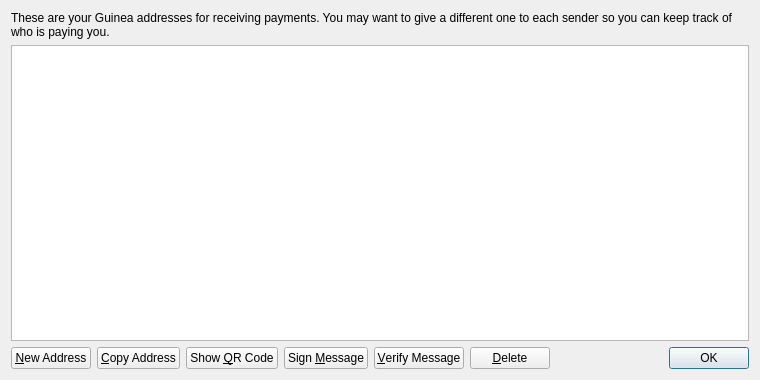
<?xml version="1.0" encoding="UTF-8"?>
<ui version="4.0">
 <class>AddressBookPage</class>
 <widget class="QWidget" name="AddressBookPage">
  <property name="geometry">
   <rect>
    <x>0</x>
    <y>0</y>
    <width>760</width>
    <height>380</height>
   </rect>
  </property>
  <property name="windowTitle">
   <string>Address Book</string>
  </property>
  <layout class="QVBoxLayout" name="verticalLayout">
   <item>
    <widget class="QLabel" name="labelExplanation">
     <property name="text">
      <string>These are your Guinea addresses for receiving payments. You may want to give a different one to each sender so you can keep track of who is paying you.</string>
     </property>
     <property name="textFormat">
      <enum>Qt::PlainText</enum>
     </property>
     <property name="wordWrap">
      <bool>true</bool>
     </property>
    </widget>
   </item>
   <item>
    <widget class="QTableView" name="tableView">
     <property name="contextMenuPolicy">
      <enum>Qt::CustomContextMenu</enum>
     </property>
     <property name="toolTip">
      <string>Double-click to edit address or label</string>
     </property>
     <property name="tabKeyNavigation">
      <bool>false</bool>
     </property>
     <property name="alternatingRowColors">
      <bool>true</bool>
     </property>
     <property name="selectionMode">
      <enum>QAbstractItemView::SingleSelection</enum>
     </property>
     <property name="selectionBehavior">
      <enum>QAbstractItemView::SelectRows</enum>
     </property>
     <property name="sortingEnabled">
      <bool>true</bool>
     </property>
     <attribute name="verticalHeaderVisible">
      <bool>false</bool>
     </attribute>
    </widget>
   </item>
   <item>
    <layout class="QHBoxLayout" name="horizontalLayout">
     <item>
      <widget class="QPushButton" name="newAddressButton">
       <property name="toolTip">
        <string>Create a new address</string>
       </property>
       <property name="text">
        <string>&amp;New Address</string>
       </property>
       <property name="icon">
        <iconset resource="../Guinea.qrc">
         <normaloff>:/icons/add</normaloff>:/icons/add</iconset>
       </property>
      </widget>
     </item>
     <item>
      <widget class="QPushButton" name="copyToClipboard">
       <property name="toolTip">
        <string>Copy the currently selected address to the system clipboard</string>
       </property>
       <property name="text">
        <string>&amp;Copy Address</string>
       </property>
       <property name="icon">
        <iconset resource="../Guinea.qrc">
         <normaloff>:/icons/editcopy</normaloff>:/icons/editcopy</iconset>
       </property>
      </widget>
     </item>
     <item>
      <widget class="QPushButton" name="showQRCode">
       <property name="text">
        <string>Show &amp;QR Code</string>
       </property>
       <property name="icon">
        <iconset resource="../Guinea.qrc">
         <normaloff>:/icons/qrcode</normaloff>:/icons/qrcode</iconset>
       </property>
      </widget>
     </item>
     <item>
      <widget class="QPushButton" name="signMessage">
       <property name="toolTip">
        <string>Sign a message to prove you own a Guinea address</string>
       </property>
       <property name="text">
        <string>Sign &amp;Message</string>
       </property>
       <property name="icon">
        <iconset resource="../Guinea.qrc">
         <normaloff>:/icons/edit</normaloff>:/icons/edit</iconset>
       </property>
      </widget>
     </item>
     <item>
      <widget class="QPushButton" name="verifyMessage">
       <property name="toolTip">
        <string>Verify a message to ensure it was signed with a specified Guinea address</string>
       </property>
       <property name="text">
        <string>&amp;Verify Message</string>
       </property>
       <property name="icon">
        <iconset resource="../Guinea.qrc">
         <normaloff>:/icons/transaction_0</normaloff>:/icons/transaction_0</iconset>
       </property>
      </widget>
     </item>
     <item>
      <widget class="QPushButton" name="deleteButton">
       <property name="toolTip">
        <string>Delete the currently selected address from the list</string>
       </property>
       <property name="text">
        <string>&amp;Delete</string>
       </property>
       <property name="icon">
        <iconset resource="../Guinea.qrc">
         <normaloff>:/icons/remove</normaloff>:/icons/remove</iconset>
       </property>
      </widget>
     </item>
     <item>
      <spacer name="horizontalSpacer">
       <property name="orientation">
        <enum>Qt::Horizontal</enum>
       </property>
       <property name="sizeHint" stdset="0">
        <size>
         <width>40</width>
         <height>20</height>
        </size>
       </property>
      </spacer>
     </item>
     <item>
      <widget class="QDialogButtonBox" name="buttonBox">
       <property name="sizePolicy">
        <sizepolicy hsizetype="Maximum" vsizetype="Fixed">
         <horstretch>0</horstretch>
         <verstretch>0</verstretch>
        </sizepolicy>
       </property>
       <property name="standardButtons">
        <set>QDialogButtonBox::Ok</set>
       </property>
      </widget>
     </item>
    </layout>
   </item>
  </layout>
 </widget>
 <resources>
  <include location="../Guinea.qrc"/>
 </resources>
 <connections/>
</ui>
